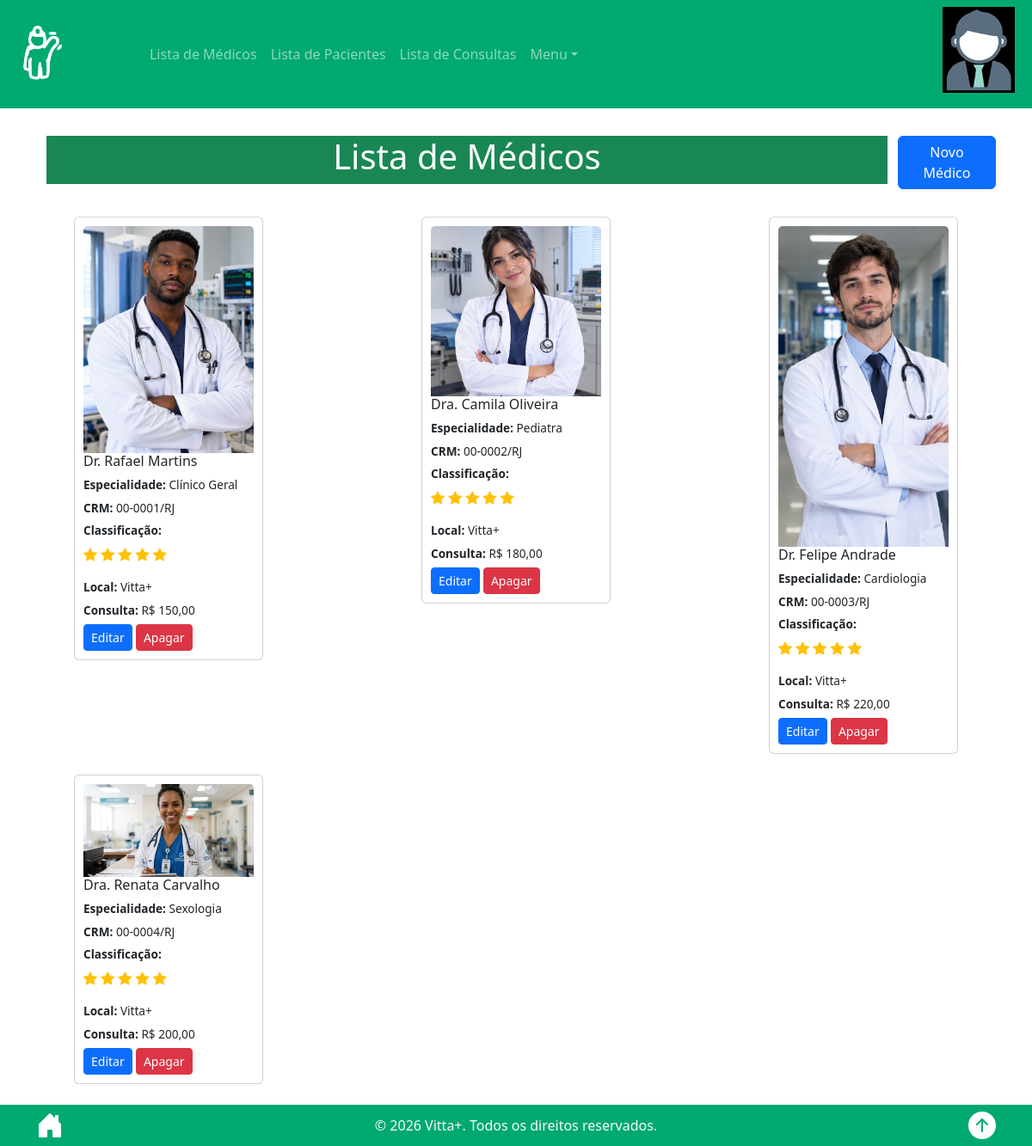
Screenshot of /doctors_list/ (signed in) with the database file from the repository.
### consulta/models.py (models this page shows, shortened)
class Doctor(models.Model):
    name = models.CharField(max_length=100, verbose_name="Nome")
    birth_date = models.DateField(verbose_name="Data de Nascimento")
    CRM = models.CharField(max_length=20, unique=True, verbose_name="CRM")
    gender = models.CharField(max_length=10, choices=[("M", "Masculino"), ("F", "Feminino")], verbose_name="Gênero")
    expertise = models.CharField(max_length=100, verbose_name="Especialidade")
    rating = models.DecimalField(max_digits = 3, decimal_places = 2, default = 0, validators = [MinValueValidator(0), MaxValueValidator(5)], verbose_name ="Classificação")
    place = models.CharField(max_length=100, verbose_name="Local da Consulta")
    price = models.DecimalField(max_digits=10, decimal_places=2, validators=[MinValueValidator(0)], verbose_name="Preço da Consulta")
    photo = models.ImageField(upload_to='doctors/', blank=True, null=True, verbose_name="Foto")
    @property
    def rating_stars(self):
        rating = float(self.rating)
        rating = round(rating * 2) / 2
        stars = []
        for i in range(1, 6):
            if rating >= i:
                stars.append("full")
            elif rating >= i - 0.5:
                stars.append("half")
            else:
                stars.append("empty")
        return stars
    class Meta:
        ordering = ["CRM"]

### consulta/views.py (the view)
# urls.py: path('doctors_list/', views.doctors_list, name='doctors_list'),
@permission_required('consultas.view_doctor', raise_exception=True)
def doctors_list(request):
    doctors = Doctor.objects.all().order_by('CRM')
    return render(request, 'doctors_list.html', {'doctors': doctors})

### consulta/templatetags/format_filters.py (called while the page is built)
@register.filter
def format_crm(value):
    value = str(value).replace(" ", "").replace("-", "").replace("/", "").strip()
    if len(value) < 3:
        return value
    uf = value[-2:].upper()
    numero = value[:-2]
    if len(numero) != 6:
        return value
    return f"{numero[:2]}-{numero[2:]}/{uf}"

### consulta/templates/doctors_list.html (shortened to what this page needs)
{% extends 'base.html' %}
{% load static %}
{% load format_filters %}
{% block content %}
<div class="container d-flex flex-row mt-4 mb-4 pt-2 pb-2">
    <div class="container text-center justify-content-between">
        <div class="card-header bg-success text-white justify-content-center d-flex align-items-center">
            <h1>Lista de Médicos</h1>
        </div>
    </div>
    <a href="{% url 'doctors_add' %}" class="btn btn-primary">Novo Médico</a>
</div>
<div class="row">
    {% for doctor in doctors %}
    <div class="col-md-4 mb-4">
        <div class="card">
            <div class="card-body">
                <div class="card-image">
                    {% if doctor.photo %}
                        <img src="{{ doctor.photo.url }}" alt="Foto {{ doctor.name }}" class="card-img-top">
                    {% else %}
                        <div class="p-3">
                            <p>Sem foto</p>
                        </div>
                    {% endif %}
                </div>
                {% if doctor.gender == "M" %}
                    <h2 class="card-title">Dr. {{ doctor.name }}</h2>
                {% else %}
                    <h2 class="card-title">Dra. {{ doctor.name }}</h2>
                {% endif %}
                <p class="card-text">
                    <strong>Especialidade:</strong>
                    {{ doctor.expertise }}
                </p>
                <p class="card-text">
                    <strong>CRM:</strong>
                    {{ doctor.CRM|format_crm }}
                </p>
                <p class="card-text">
                    {% if doctor.rating %}
                        <strong>Classificação:</strong>
                        <div class="text-warning">
                            <p>
                                {% for star in doctor.rating_stars %}
                                    {% if star == "full" %}
                                        <i class="bi bi-star-fill"></i>
                                    {% elif star == "half" %}
                                        <i class="bi bi-star-half"></i>
                                    {% else %}
                                        <i class="bi bi-star"></i>
                                    {% endif %}
                                {% endfor %}
                            </p>
                        </div>
                    {% endif %}
                </p>
                <p class="card-text">
                    <strong>Local:</strong>
                    {{ doctor.place }}
                </p>
                <p class="card-text">
                    <strong>Consulta:</strong>
                    R$ {{ doctor.price }}
                </p>
                <td>
                    <a href="{% url 'doctors_edit' doctor.id %}" class="btn btn-primary btn-sm">Editar</a>
                    <a href="{% url 'doctors_delete' doctor.id %}" class="btn btn-danger btn-sm">Apagar</a>
                </td>
            </div>
        </div>
    </div>
    {% endfor %}
</div>
{% endblock %}

### consulta/static/css/style.css (style rules this page uses)
a { color: inherit; text-decoration: none; }
.row { --bs-gutter-x: 0.75rem; }
.card { max-width: 220px; min-height: 320px; margin: 0 auto; }
.card-body { padding: 10px; }
.card-title { font-size: 1rem; margin-bottom: 8px; }
.card-text { font-size: 0.85rem; margin-bottom: 6px; }

### rows the page displays
Doctor: photo (picture), name "Rafael Martins", expertise "Clínico Geral", CRM "00-0001/RJ", shows "Classificação:", rating 5 (drawn), place "Vitta+", price "150,00"
Doctor: photo (picture), name "Camila Oliveira", expertise "Pediatra", CRM "00-0002/RJ", shows "Classificação:", rating 5 (drawn), place "Vitta+", price "180,00"
Doctor: photo (picture), name "Felipe Andrade", expertise "Cardiologia", CRM "00-0003/RJ", shows "Classificação:", rating 5 (drawn), place "Vitta+", price "220,00"
Doctor: photo (picture), name "Renata Carvalho", expertise "Sexologia", CRM "00-0004/RJ", shows "Classificação:", rating 5 (drawn), place "Vitta+", price "200,00"
